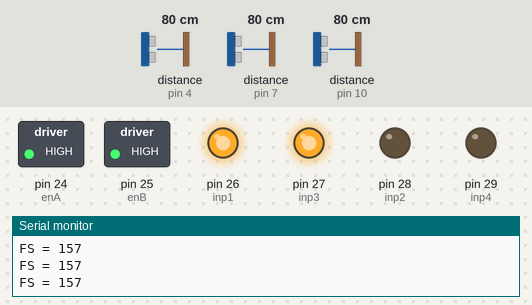
The sketch below on a simulated Arduino Mega 2560, built with avr-gcc and run on an emulated ATmega2560. Shown: switched loads named in the sketch (green lamp = pin HIGH), output pins drawn as LEDs (lit = HIGH), the last lines printed to the serial monitor. Wiring (inferred from the names in the program): 3 × ultrasonic range finder: trigger pin 3, echo pin 4 / trigger pin 6, echo pin 7 / trigger pin 9, echo pin 10. Inputs (shaded band) come from the test bench; at power-on: distance to the obstacle (sensors on pin 7, pin 4, pin 10) 80 cm. The echo pulse lasts 58.3 µs per cm; pins used as bus, display or sensor lines are not drawn.

Above: at 1.2 s.
1.3 s: distance to the obstacle (sensor on pin 7) set to 12 cm
2.8 s: distance to the obstacle (sensor on pin 7) set to 9 cm
At 3.4 s:
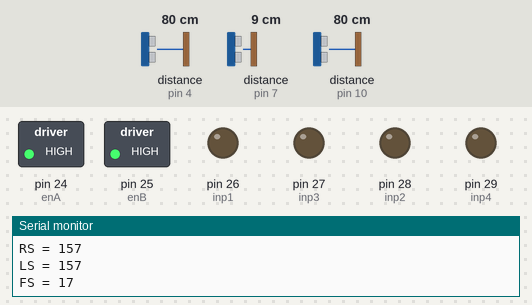
4.4 s: distance to the obstacle (sensor on pin 7) set to 18 cm
At 5.9 s:
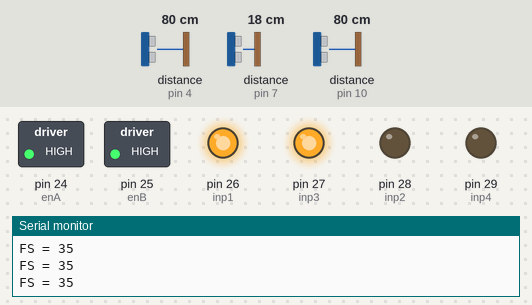
6.5 s: distance to the obstacle (sensor on pin 7) set to 2 cm
At 6.9 s:
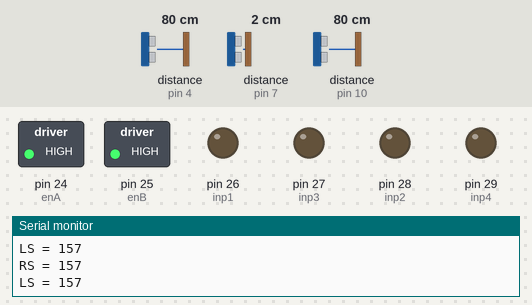
Timing chart, 0 to 9.5 s (numbered marks = the images above; inputs shaded):
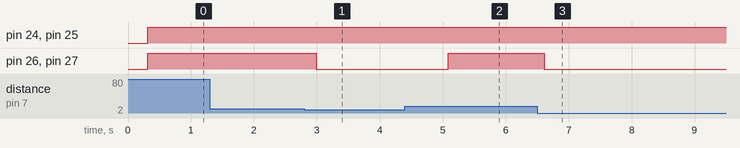

Measured:
- the behaviour switches between 11 and 10 cm on distance to the obstacle (sensor on pin 7) (found by bisection; images 0 and 1)
- after the input at 2.8 s, pin 26 (inp1), pin 27 (inp3): HIGH → LOW after 0.19 s
- after the input at 4.4 s, pin 26 (inp1), pin 27 (inp3): LOW → HIGH after 0.69 s
- after the input at 6.5 s, pin 26 (inp1), pin 27 (inp3): HIGH → LOW after 0.11 s

The sketch:

wall-follower-robot-akg_sir.ino
```cpp
/*
    PIN DEFINITIONS FOR
    ULTRASONIC SENSOR AND
    L298N MOTOR DRIVER
*/

#define left_trig_pin 9
#define left_echo_pin 10
#define front_trig_pin 6
#define front_echo_pin 7
#define right_trig_pin 3
#define right_echo_pin 4
#define enA 24
#define enB 25

/*
  VARIABLE DECLARATIONS
*/

int LS, FS, RS;
int LW, RW;
int inp1 = 26;
int inp2 = 28;
int inp3 = 27;
int inp4 = 29;

// =============================================================
// setup() function
void setup()
{
  Serial.begin(9600);
  pinMode(left_trig_pin, OUTPUT);
  pinMode(front_trig_pin, OUTPUT);
  pinMode(right_trig_pin, OUTPUT);
  pinMode(left_echo_pin, INPUT);
  pinMode(front_echo_pin, INPUT);
  pinMode(right_echo_pin, INPUT);
  pinMode(enA, OUTPUT);
  pinMode(enB, OUTPUT);
  pinMode(inp1, OUTPUT);
  pinMode(inp2, OUTPUT);
  pinMode(inp3, OUTPUT);
  pinMode(inp4, OUTPUT);

  ugv_stop();
}

// =============================================================
// loop() function
void loop()
{
  // check sensor values

  LS = read_sensor_left(left_trig_pin, left_echo_pin);
  FS = read_sensor_front(front_trig_pin, front_echo_pin);
  RS = read_sensor_right(right_trig_pin, right_echo_pin);

  if (RS > LS && LS < 30)
    LW = 1;
  else if (RS <= LS && RS < 30)
    RW = 1;

  if (RW == 1)
  {
    while (FS > 20)
    {
      // move forward UGV
      ugv_forward();
      // check FS and RS
      FS = read_sensor_front(front_trig_pin, front_echo_pin);
      RS = read_sensor_right(right_trig_pin, right_echo_pin);
      if (FS <= 20 || RS > 30)
      {
        // stop UGV
        ugv_stop();
        RW = 0;
        break;
      }
    }
  }
  else if (LW == 1)
  {
    while (FS > 20)
    {
      // move forward UGV
      ugv_forward();
      // check FS and LS
      LS = read_sensor_left(left_trig_pin, left_echo_pin);
      FS = read_sensor_front(front_trig_pin, front_echo_pin);
      if (FS <= 20 || LS > 30)
      {
        // stop UGV
        ugv_stop();
        LS = 0;
        break;
      }
    }
  }

  if (LW == 0 && RW == 0)
  {
    while (FS > 20)
    {
      // move forward UGV
      ugv_forward();
      // check FS
      FS = read_sensor_front(front_trig_pin, front_echo_pin);
      if (FS <= 20)
      {
        // stop UGV
        ugv_stop();
        break;
      }
    }
  }

  // check LS and RS
  LS = read_sensor_left(left_trig_pin, left_echo_pin);
  RS = read_sensor_right(right_trig_pin, right_echo_pin);

  if (RS > LS && LS < 30)
  {
    LW = 1;
    // turn right UGV
    ugv_right();
    // stop UGV
    ugv_stop();
  }
  else if (RS <= LS && RS < 30)
  {
    RW = 1;
    // turn left UGV
    ugv_left();
    // stop UGV
    ugv_stop();
  }
  else
  {
    // turn left UGV
    ugv_left();
    // stop UGV
    ugv_stop();
    RW = 1;
  }
}

/* ======================================================================== */
/* ======================================================================== */
/*                        HELPER   FUNCTIONS
/* ======================================================================== */
/* ======================================================================== */

/*
   Function - getDistance()
   returns the value of the three sensors after measuring the distance
*/
int getDistance(int trigPin, int echoPin)
{
  int duration;
  int distance;

  // send sonic waves at delay of 10 ms
  digitalWrite(trigPin, LOW);
  delayMicroseconds(2);

  digitalWrite(trigPin, HIGH);
  delayMicroseconds(10);

  digitalWrite(trigPin, LOW);
  digitalWrite(echoPin, LOW);

  // receive sonic waves
  duration = pulseIn(echoPin, HIGH);
  distance = 0.034 * duration;

  return distance;
}

/*
  read the left sensor value
*/
int read_sensor_left(int trigPin, int echoPin)
{
  int sensorValue = getDistance(trigPin, echoPin);

  // print the values
  Serial.println("LS = " + String(sensorValue));
  delay(100);

  return sensorValue;
}

/*
  read the front sensor value
*/
int read_sensor_front(int trigPin, int echoPin)
{
  int sensorValue = getDistance(trigPin, echoPin);

  // print the values
  Serial.println("FS = " + String(sensorValue));
  delay(100);

  return sensorValue;
}

/*
  read the right sensor value
*/
int read_sensor_right(int trigPin, int echoPin)
{
  int sensorValue = getDistance(trigPin, echoPin);

  // print the values
  Serial.println("RS = " + String(sensorValue));
  delay(100);

  return sensorValue;
}

/*
   Function - ugv_forward()
   moves the UGV in forward direction
*/
void ugv_forward()
{
  analogWrite(enA, 255);
  analogWrite(enB, 255);

  digitalWrite(inp1, HIGH);
  digitalWrite(inp2, LOW);
  digitalWrite(inp3, HIGH);
  digitalWrite(inp4, LOW);
}

/*
   Function - ugv_left()
   turns the UGV in left direction
*/
void ugv_left()
{
  analogWrite(enA, 182);
  analogWrite(enB, 182);

  digitalWrite(inp1, LOW);
  digitalWrite(inp2, HIGH);
  digitalWrite(inp3, HIGH);
  digitalWrite(inp4, LOW);
}

/*
   Function - ugv_right()
   turns the UGV in right direction
*/
void ugv_right()
{
  analogWrite(enA, 182);
  analogWrite(enB, 182);

  digitalWrite(inp1, HIGH);
  digitalWrite(inp2, LOW);
  digitalWrite(inp3, LOW);
  digitalWrite(inp4, HIGH);
}

/*
   Function - ugv_stop()
   stops the UGV from moving
*/
void ugv_stop()
{
  digitalWrite(inp1, LOW);
  digitalWrite(inp2, LOW);
  digitalWrite(inp3, LOW);
  digitalWrite(inp4, LOW);
}
```
